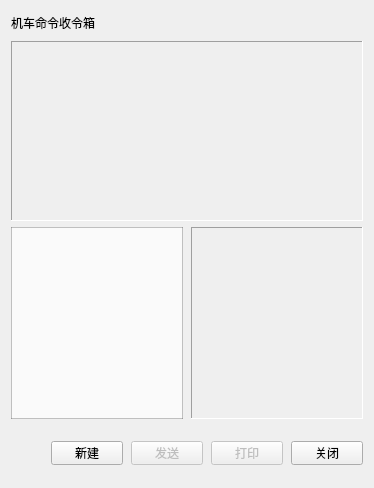
     <widget class="QWidget" name="tab_2">
      <attribute name="title">
       <string/>
      </attribute>
      <layout class="QVBoxLayout" name="verticalLayout_16">
       <item>
        <widget class="QLabel" name="label_22">
         <property name="minimumSize">
          <size>
           <width>0</width>
           <height>24</height>
          </size>
         </property>
         <property name="maximumSize">
          <size>
           <width>16777215</width>
           <height>24</height>
          </size>
         </property>
         <property name="text">
          <string>机车命令收令箱</string>
         </property>
        </widget>
       </item>
       <item>
        <widget class="QFrame" name="Locomotiveframe">
         <property name="minimumSize">
          <size>
           <width>0</width>
           <height>180</height>
          </size>
         </property>
         <property name="maximumSize">
          <size>
           <width>16777215</width>
           <height>180</height>
          </size>
         </property>
         <property name="frameShape">
          <enum>QFrame::Panel</enum>
         </property>
         <property name="frameShadow">
          <enum>QFrame::Sunken</enum>
         </property>
         <layout class="QVBoxLayout" name="verticalLayout_4">
          <property name="spacing">
           <number>0</number>
          </property>
          <property name="leftMargin">
           <number>0</number>
          </property>
          <property name="topMargin">
           <number>0</number>
          </property>
          <property name="rightMargin">
           <number>0</number>
          </property>
          <property name="bottomMargin">
           <number>0</number>
          </property>
         </layout>
        </widget>
       </item>
       <item>
        <layout class="QHBoxLayout" name="horizontalLayout_10" stretch="1,1">
         <property name="spacing">
          <number>8</number>
         </property>
         <item>
          <widget class="QTextBrowser" name="textBrowser_2">
           <property name="enabled">
            <bool>false</bool>
           </property>
           <property name="styleSheet">
            <string notr="true">border: 1px solid rgba(100,100, 100, 100);
background-color: rgb(250, 250, 250);</string>
           </property>
          </widget>
         </item>
         <item>
          <widget class="QFrame" name="LocomotiveReceiveframe">
           <property name="frameShape">
            <enum>QFrame::Panel</enum>
           </property>
           <property name="frameShadow">
            <enum>QFrame::Sunken</enum>
           </property>
           <layout class="QHBoxLayout" name="horizontalLayout_13">
            <property name="spacing">
             <number>0</number>
            </property>
            <property name="leftMargin">
             <number>0</number>
            </property>
            <property name="topMargin">
             <number>0</number>
            </property>
            <property name="rightMargin">
             <number>0</number>
            </property>
            <property name="bottomMargin">
             <number>0</number>
            </property>
           </layout>
          </widget>
         </item>
        </layout>
       </item>
       <item>
        <layout class="QHBoxLayout" name="horizontalLayout_9">
         <property name="spacing">
          <number>8</number>
         </property>
         <property name="topMargin">
          <number>16</number>
         </property>
         <property name="bottomMargin">
          <number>12</number>
         </property>
         <item>
          <spacer name="horizontalSpacer_4">
           <property name="orientation">
            <enum>Qt::Horizontal</enum>
           </property>
           <property name="sizeHint" stdset="0">
            <size>
             <width>40</width>
             <height>20</height>
            </size>
           </property>
          </spacer>
         </item>
         <item>
          <widget class="QPushButton" name="pushButton_12">
           <property name="minimumSize">
            <size>
             <width>72</width>
             <height>24</height>
            </size>
           </property>
           <property name="maximumSize">
            <size>
             <width>72</width>
             <height>24</height>
            </size>
           </property>
           <property name="text">
            <string>新建</string>
           </property>
          </widget>
         </item>
         <item>
          <widget class="QPushButton" name="pushButton_13">
           <property name="enabled">
            <bool>false</bool>
           </property>
           <property name="minimumSize">
            <size>
             <width>72</width>
             <height>24</height>
            </size>
           </property>
           <property name="maximumSize">
            <size>
             <width>72</width>
             <height>24</height>
            </size>
           </property>
           <property name="text">
            <string>发送</string>
           </property>
          </widget>
         </item>
         <item>
          <widget class="QPushButton" name="pushButton_14">
           <property name="enabled">
            <bool>false</bool>
           </property>
           <property name="minimumSize">
            <size>
             <width>72</width>
             <height>24</height>
            </size>
           </property>
           <property name="maximumSize">
            <size>
             <width>72</width>
             <height>24</height>
            </size>
           </property>
           <property name="text">
            <string>打印</string>
           </property>
          </widget>
         </item>
         <item>
          <widget class="QPushButton" name="pushButton_15">
           <property name="minimumSize">
            <size>
             <width>72</width>
             <height>24</height>
            </size>
           </property>
           <property name="maximumSize">
            <size>
             <width>72</width>
             <height>24</height>
            </size>
           </property>
           <property name="text">
            <string>关闭</string>
           </property>
          </widget>
         </item>
        </layout>
       </item>
      </layout>
     </widget>
